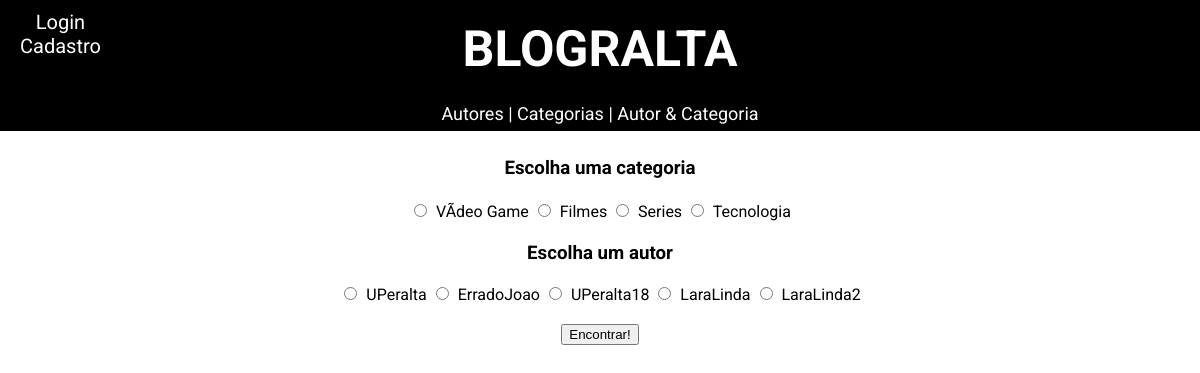
Page /autor_cat.php on the committed database.
### tables this page shows
CREATE TABLE `categoria` (
  `id_categoria` int(11) NOT NULL,
  `titulo` varchar(100) NOT NULL,
  `descricao` text NOT NULL
);

CREATE TABLE `autor` (
  `id_autor` int(4) NOT NULL,
  `nome` varchar(100) NOT NULL,
  `email` varchar(100) NOT NULL,
  `usuario` varchar(100) NOT NULL,
  `senha` varchar(50) NOT NULL
);

### autor_cat.php (the view, shortened to what this page needs)
<!DOCTYPE html>
<html>
<head>
	<link href="./estilo.css" rel="stylesheet" />
</head>
<body>
	<?php require('./head.php'); ?>
	<div id="conteudo">
		<h3>Escolha uma categoria</h3>
		<form method="GET" action="./autor_cat_funcao.php">
			<div id="categorias">
				<?php
					$resultados = $bd->query("SELECT * FROM categoria");
					if($resultados ->num_rows > 0)
						while ($categoria = $resultados->fetch_object())
						{
							echo '<input type="radio" name="cat" value="'.$categoria->titulo.'"> '.$categoria->titulo.' ';
						}
				?>
			</div>
			<h3>Escolha um autor</h3>
			<div id="autores">
				<?php
					$resultados = $bd->query("SELECT * FROM autor");
					if($resultados ->num_rows > 0)
						while ($autor = $resultados->fetch_object())
						{
							echo '<input type="radio" name="autor" value="'.$autor->usuario.'"> '.$autor->usuario.' ';
						}
				?>
			</div>
			<br />
			<button>Encontrar!</button>
		</form>
	</div>
</body>
</html>

### estilo.css (style rules this page uses)
body { font-family: 'Roboto', sans-serif; }
#conteudo { width: 1000px; margin:0 auto; padding-top: 130px; text-align: center; }
#categorias { margin: 20px auto; }
input { margin: 5px; }

### rows in the picture
categoria: titulo "VÃ­deo Game"
categoria: titulo "Filmes"
categoria: titulo "Series"
categoria: titulo "Tecnologia"
autor: usuario "UPeralta"
autor: usuario "ErradoJoao"
autor: usuario "UPeralta18"
autor: usuario "LaraLinda"
autor: usuario "LaraLinda2"
